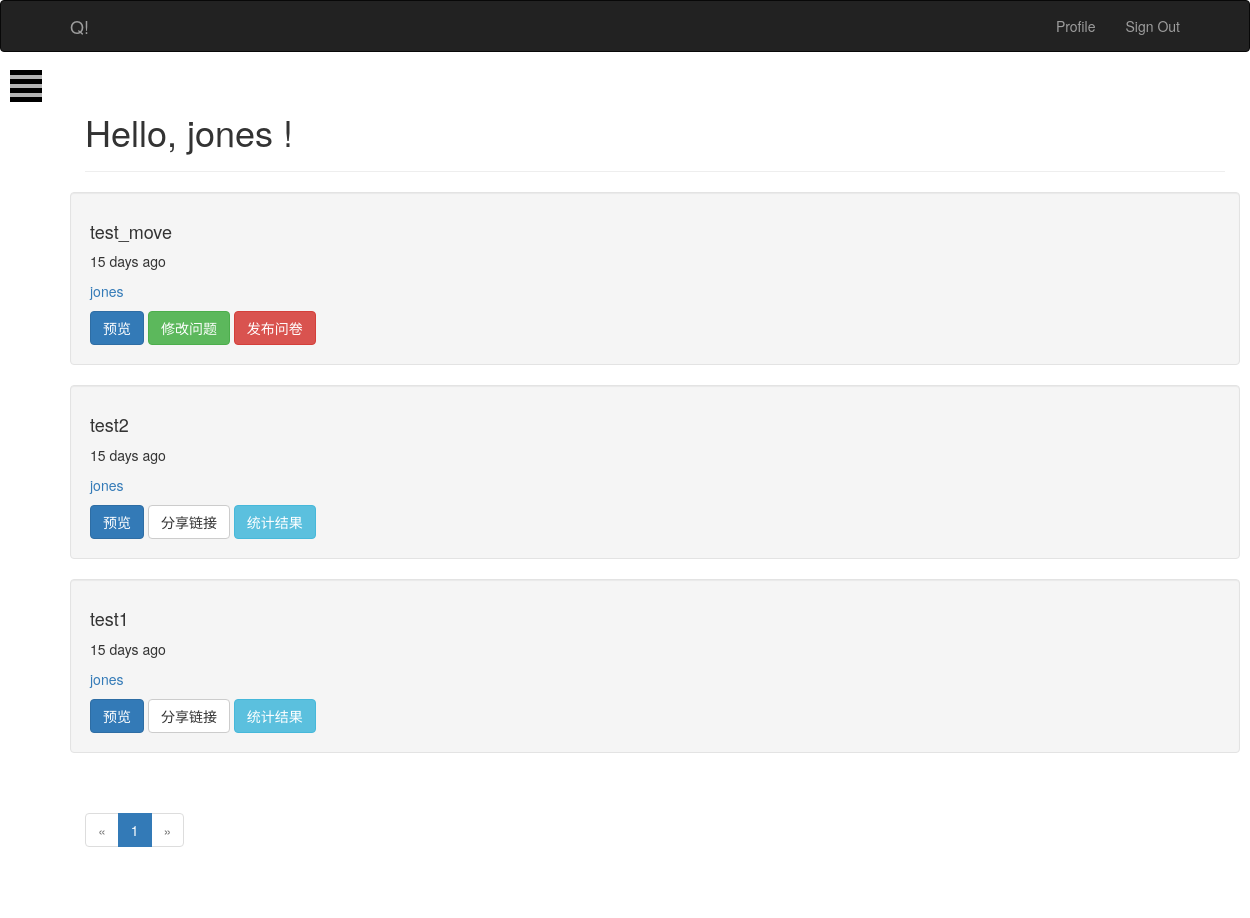
Before: / (signed in) with the older database file.
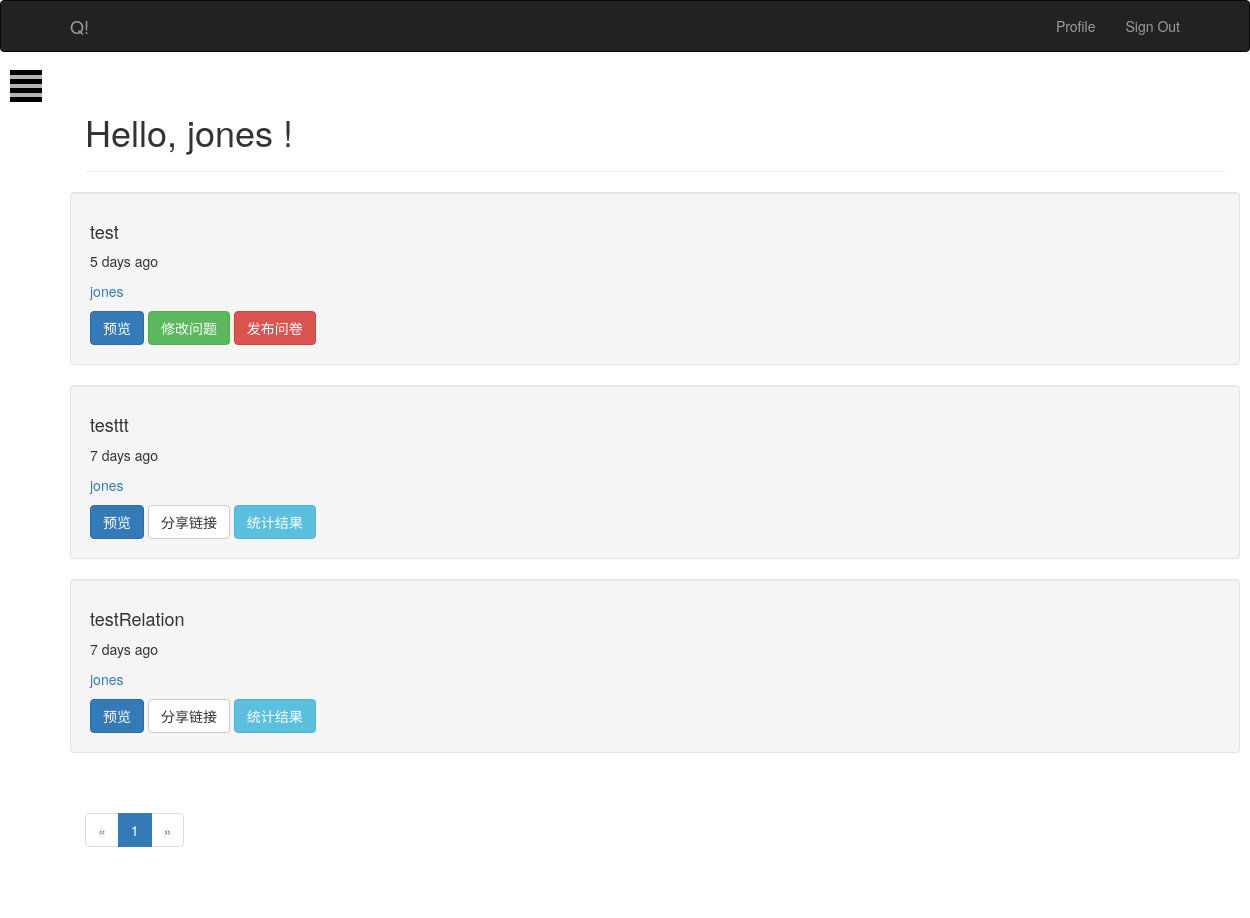
After: the same page with the newer database file.
### app/models.py (models this page shows, shortened)
class User(UserMixin, db.Model):
    __tablename__ = 'users'
    id = db.Column(db.Integer, primary_key=True)
    email = db.Column(db.String(64), unique=True, index=True)
    username = db.Column(db.String(64), unique=True)
    name = db.Column(db.String(64))
    location = db.Column(db.String(64))
    about_me = db.Column(db.Text())
    member_since = db.Column(db.DateTime(), default=datetime.utcnow)
    last_seen = db.Column(db.DateTime(), default=datetime.utcnow)
    confirmed = db.Column(db.Boolean, default=False)
    password_hash = db.Column(db.String(128))
    role_id = db.Column(db.Integer, db.ForeignKey('roles.id'))
    questionaires = db.relationship('Questionaire', backref="author", lazy="dynamic")
    posts = db.relationship('Post', backref="author", lazy="dynamic")
    @property
    def password(self):
        raise AttributeError('password is not a readable attribute')
    def ping(self):
        self.last_seen = datetime.utcnow()
        db.session.add(self)
    def is_anonymous(self):
        return False

class Questionaire(db.Model):
    __tablename__ = "questionaires"
    id = db.Column(db.Integer, primary_key=True)
    title = db.Column(db.String(20))
    description = db.Column(db.Text())
    timestamp = db.Column(db.DateTime, index=True, default=datetime.utcnow)
    author_id = db.Column(db.Integer, db.ForeignKey('users.id'))
    questions = db.relationship('Question', backref="questionaire", lazy="dynamic")
    releases = db.relationship('QuestionaireRelease', backref="questionaire", lazy="dynamic")

### app/main/views.py (the view)
@main.route('/', methods=['GET', 'POST'])
def index():
    page = request.args.get('page', 1, type=int)
    if current_user.is_anonymous() == False:
        pagination = Questionaire.query.order_by(Questionaire.timestamp.desc()).filter_by(author=current_user._get_current_object()).paginate(
            page, per_page=current_app.config['FLASK_POSTS_PER_PAGE'],
            error_out=False
        )
        questionaires = pagination.items
        return render_template('index.html', current_time=datetime.utcnow(), questionaires=questionaires, pagination=pagination)
    return render_template('anonymous.html')

### app/auth/views.py (called while the page is built)
@auth.before_app_request
def before_request():
    if current_user.is_authenticated:
        current_user.ping()
        if not current_user.confirmed \
            and request.endpoint[:5] != 'auth.':
            return redirect(url_for('auth.unconfirmed'))

### app/main/__init__.py (called while the page is built)
@main.app_context_processor
def inject_permission():
    return dict(Permission=Permission)

### app/models.py (called while the page is built)
@login_manager.user_loader
def load_user(user_id):
    return User.query.get(int(user_id))

### app/templates/index.html (shortened to what this page needs)
{% extends 'base.html' %}
{% import "bootstrap/wtf.html" as wtf %}
{% import "_macros.html" as macros %}
{% block head%}
{{super()}}
{% endblock %}
{% block page_content %}
    <div class="page-header">
        <h1>Hello,
            {% if current_user.is_authenticated %}
                {{ current_user.username }}
            {% else %}
                Stranger
            {% endif %}!
        </h1>
    </div>
{% include '_posts.html' %}
<div class="pagination">
    {{ macros.pagination_widget(pagination, '.index') }}
</div>
{% endblock page_content %}
{% block content %}
{{super()}}
<div id="wrapper">
      <div id="page-content-wrapper">
        <button type="button" class="hamburger is-closed animated fadeInLeft" data-toggle="offcanvas">
          <span class="hamb-top"></span>
          <span class="hamb-middle"></span>
          <span class="hamb-bottom"></span>
        </button>
      </div>
</div>
{% endblock content %}

### app/templates/base.html (shortened to what this page needs)
{% extends "bootstrap/base.html" %}
{% block head %}
    {{ super() }}
    <link href="//netdna.bootstrapcdn.com/bootstrap/3.0.0/css/bootstrap.min.css" rel="stylesheet">
    <link rel="stylesheet" href="{{ url_for('static', filename='bootstrap.min.css') }}" />
    <link rel="stylesheet" href="{{ url_for('static', filename='style.css') }}" />
{% endblock head %}
{% block navbar %}
<div class="navbar navbar-inverse navbar-toggleable-xl" role="navigation">
    <div class="container">
        <div class="navbar-collapse">
            <a class="navbar-brand" href="/">Q!</a>
            <ul class="nav navbar-nav navbar-right">
                {% if current_user.is_authenticated %}
                <li><a href="{{ url_for('main.user', username=current_user.username) }}">Profile</a></li>
                <li><a href="{{ url_for('auth.logout') }}">Sign Out</a></li>
                {% else %}
                <li><a href="{{ url_for('auth.login') }}">Sign In</a></li>
                <li><a href="{{ url_for('auth.register') }}">Register</a></li>
                {% endif %}
            </ul>
        </div>
    </div>
</div>
{% endblock navbar %}
{% block content%}
<div class="container" id="mainbody">
    {% block page_content %}
    {% endblock page_content %}
</div>
{% endblock content %}

### app/templates/_macros.html
{% macro pagination_widget(pagination, endpoint) %}
<ul class="pagination">
    <li {% if not pagination.has_prev %} class="disabled" {% endif %}>
        <a href="{% if pagination.has_prev %}{{url_for(endpoint, page=pagination.page-1, **kwargs)}} {% else %}#{% endif %}">&laquo;</a>
    </li>
    {% for p in pagination.iter_pages() %}
        {% if p %}
            {% if p == pagination.page %}
                <li class="active">
                    <a href="{{ url_for(endpoint, page=p, **kwargs)}}">{{p}}</a>
                </li>
            {% else %}
                <li>
                    <a href="{{ url_for(endpoint, page=p, **kwargs)}}">{{p}}</a>
                </li>
            {% endif %}
        {% else %}
                <li class="disabled"><a href="#">&hellip;</a></li>
        {% endif %}
    {% endfor %}
    <li {% if not pagination.has_next %}class="disabled"{% endif %}>
        <a href="{% if pagination.has_next %}{{url_for(endpoint, page=pagination.page+1, **kwargs)}} {% else %}#{% endif %}">&raquo;</a>
    </li>
</ul>
{% endmacro %}

### app/templates/_posts.html
<div class="row">
    {% for questionaire in questionaires %}
    <div class="card well">
        <div class="card-body">
            <h4 class="card-title">{{ questionaire.title }}</h4>
            <p class="card-text">{{ moment(questionaire.timestamp).fromNow() }}</p>
            <p class="card-text"><a href="{{ url_for('.user', username=questionaire.author.username) }}">{{ questionaire.author.username }}</a></p>
        </div>
        <div class="questionaire-body">
            <div class="questionaire-footer">
                <a href="{{url_for('main.questionaire', id=questionaire.id)}}">
                    <span class="btn btn-primary">预览</span>
                </a>
                {% if current_user == questionaire.author %}
                    {% if questionaire.releases[0] %}
                    <span class="btn btn-default" id="questionaire_{{questionaire.id}}.copylink" onclick="copy(this)">分享链接</span>
                    <a href="{{ url_for('main.analyse_questionaire', id=questionaire.id) }}">
                        <span class="btn btn-info">统计结果</span>
                    </a>
                    {% else %}
                    <a href="{{ url_for('main.create_question', id=questionaire.id) }}">
                        <span class="btn btn-success">修改问题</span>
                    </a>
                    <a href="{{ url_for('main.release_questionaire', id=questionaire.id) }}">
                        <span class="btn btn-danger">发布问卷</span>
                    </a>
                    {% endif %}
                {% endif %}
            </div>
        </div>
    </div>
    {% endfor %}
</div>

### app/static/style.css (style rules this page uses)
.navbar-nav>li, .navbar-nav { float: left !important; }
.navbar-nav.navbar-right:last-child { margin-right: -15px !important; }
.navbar-right { float: right!important; }
body { position: relative; overflow-x: hidden; }
body, html { height: 100%; background-color: white; }
#wrapper { -moz-transition: all 0.5s ease; -o-transition: all 0.5s ease; -webkit-transition: all 0.5s ease; padding-left: 0; transition: all 0.5s ease; }
#page-content-wrapper { padding-top: 70px; width: 100%; }
.hamburger { background: black; border: none; display: block; height: 32px; margin-left: 10px; position: fixed; top: 70px; width: 32px; z-index: 999; }
.hamburger.is-closed:before { -webkit-transform: translate3d(0, 0, 0); -webkit-transition: all 0.35s ease-in-out; color: #ffffff; content: ''; display: block; font-size: 14px; line-height: 32px; opacity: 0; text-align: center; width: 100px; }
.hamburger.is-closed .hamb-top { -webkit-transition: all 0.35s ease-in-out; background-color: rgba(255, 255, 255, 0.7); top: 5px; }
.hamburger.is-closed .hamb-middle { background-color: rgba(255, 255, 255, 0.7); margin-top: -2px; top: 50%; }
.hamburger.is-closed .hamb-bottom { -webkit-transition: all 0.35s ease-in-out; background-color: rgba(255, 255, 255, 0.7); bottom: 5px; }
.hamburger.is-closed .hamb-top, .hamburger.is-closed .hamb-middle, .hamburger.is-closed .hamb-bottom, .hamburger.is-open .hamb-top, .hamburger.is-open .hamb-middle, .hamburger.is-open .hamb-bottom { height: 4px; left: 0; position: absolute; width: 100%; }
#mainbody { margin-left: 70px; margin-right: 70px; }

Changed rows visible on the page:
changed Questionaire: title "test_move" → "test"; timestamp "15 days ago" → "5 days ago"
changed Questionaire: title "test2" → "testtt"; timestamp "15 days ago" → "7 days ago"
changed Questionaire: title "test1" → "testRelation"; timestamp "15 days ago" → "7 days ago"
